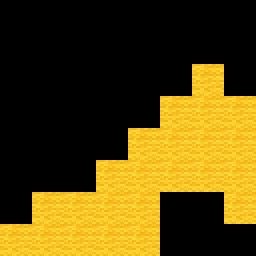
#> input picture CV/assets/022_block.png, 128 x 128 px, found by its file name (shown 2 times larger); its folder holds only this picture in this run
$ python treasure_map.py
#> lines starting #> are read from the running program, lines starting #| are printed output that depends on the picture; after the words box and inside, x2 and y2 are one past the last pixel; in counts of white or black regions, pixels touching at a corner belong together; long printed decimals are rounded
import os
from PIL import Image, ImageDraw
import cv2
import numpy as np

# Step 1: Get and sort images
assets_folder = os.path.join('Treasure-Map', 'assets')
print("Current working directory:", os.getcwd())

if not os.path.exists(assets_folder):
    print(f"Warning: Folder '{assets_folder}' does not exist in {os.getcwd()}.")
    raise FileNotFoundError(f"The folder '{assets_folder}' does not exist.")

try:
    image_files = [f for f in os.listdir(assets_folder) if f.endswith('.png')]
except FileNotFoundError:
    raise FileNotFoundError(f"Could not access '{assets_folder}'. Verify the folder exists and contains PNG files.")

if not image_files:
    raise ValueError(f"No PNG files found in '{assets_folder}'. Ensure images like '001_dirt.png' are present.")

image_files.sort(key=lambda x: int(x.split('_')[0]))
print("Sorted images:", image_files)
image_paths = [os.path.join(assets_folder, f) for f in image_files]

# Step 2: Analyze each image
block_data = []
for path in image_paths:
    img = cv2.imread(path, cv2.IMREAD_UNCHANGED)
#> img is the input picture: shape (128, 128, 4); mean B, G, R, A 14.2, 71.1, 89.4, 91.6
    if img is None:
        print(f"Error loading {path}")
        block_data.append((None, None, None, True))
        continue

    if '001_dirt.png' in path:
        cv2.imwrite('debug_input.png', img)

    if img.shape[2] == 4:
        mask = img[:, :, 3] > 0
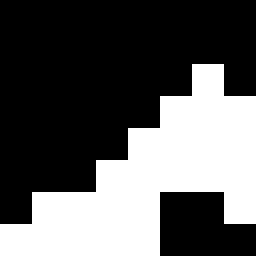
#> mask: shape (128, 128) bool (shown 2 times larger); 35.9% white; 1 white region, box (x1, y1, x2, y2) and area: (0, 32, 128, 128) 5888
        mask = mask.astype(np.uint8) * 255
#> mask: shape (128, 128); 35.9% white; 1 white region
    else:
        gray = cv2.cvtColor(img, cv2.COLOR_BGR2GRAY)
        _, mask = cv2.threshold(gray, 5, 255, cv2.THRESH_BINARY)

    if '001_dirt.png' in path:
        cv2.imwrite('debug_mask.png', mask)

    contours, _ = cv2.findContours(mask, cv2.RETR_EXTERNAL, cv2.CHAIN_APPROX_SIMPLE)
#> contours = 1 contour; box (x1, y1, x2, y2) and area: (0, 32, 128, 128) 5653

    if not contours or cv2.contourArea(max(contours, key=cv2.contourArea)) < 500:
        print(f"{path}: Treated as blank (no contours or too small)")
        block_data.append((None, None, None, True))
        continue

    largest_contour = max(contours, key=cv2.contourArea)
#> largest_contour = contour of 28 points, box (x1, y1, x2, y2) (0, 32, 128, 128), area 5653
    M = cv2.moments(largest_contour)
#> M = moments, m00 5653, centre m10/m00, m01/m00 = (75.76, 88.88)
    if M['m00'] == 0:
        print(f"{path}: Invalid moments")
        block_data.append((None, None, None, True))
        continue
    center_x = int(M['m10'] / M['m00'])
#> center_x = 75
    center_y = int(M['m01'] / M['m00'])
#> center_y = 88

    masked_img = cv2.bitwise_and(img, img, mask=mask)
    avg_color = cv2.mean(masked_img, mask=mask)[:3]
#> avg_color = (39.63, 198, 248.8)

    block_data.append((center_x, center_y, avg_color, False))
    print(f"{path}: Center ({center_x}, {center_y}), Color {avg_color}")
#| Treasure-Map/assets/022_block.png: Center (75, 88), Color (39.633, 197.961, 248.781)

print("Block data:", block_data)
#| Block data: [(75, 88, (39.633, 197.961, 248.781), False)]

# Step 3: Construct the treasure map
num_images = len(image_paths)
map_width = num_images * 128  # Changed to 128 for perfect block
map_height = 128
output_img = Image.new('RGB', (map_width, map_height), color='white')
#> output_img: PIL image 128x128 RGB; every value is 255
draw = ImageDraw.Draw(output_img)

prev_center = None
prev_color = None

for i, (center_x, center_y, avg_color, is_blank) in enumerate(block_data):
    if is_blank:
        prev_center = None
        continue

    adj_x = i * 128 + center_x  # Changed to 128, removed // 2
    adj_y = center_y

    color_tuple = tuple(int(c) for c in avg_color[::-1])
    draw.ellipse((adj_x-10, adj_y-10, adj_x+10, adj_y+10), fill=color_tuple)

    if prev_center:
        prev_adj_x, prev_adj_y = prev_center
        draw.line((prev_adj_x, prev_adj_y, adj_x, adj_y), fill=prev_color, width=5)

    prev_center = (adj_x, adj_y)
    prev_color = color_tuple
#> this loop made 1 pass
#> (center_x, center_y, avg_color, is_blank, adj_x, adj_y, prev_color) on pass 1: (75, 88, (39.63, 198, 248.8), False, 75, 88, (248, 197, 39))

output_img.save('treasure_map.png')
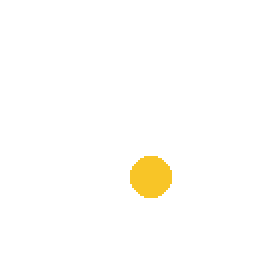
#> saved as treasure_map.png: PIL image 128x128 RGB (shown 2 times larger); mean R, G, B 254.9, 253.8, 250.4
output_img.show()

$ run again, on CV/assets/042_block.png
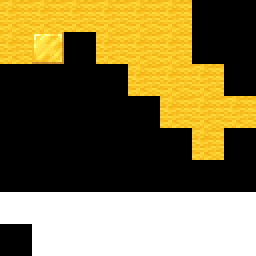
#> input picture CV/assets/042_block.png, 128 x 128 px, found by its file name (shown 2 times larger)
#> img is the input picture: shape (128, 128, 4); mean B, G, R, A 71.3, 115.6, 129.7, 100.6
#> `mask = img[:, :, 3] > 0`:
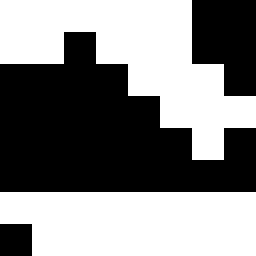
#> mask: shape (128, 128) bool (shown 2 times larger); 51.6% white; 3 black regions, box (x1, y1, x2, y2) and area: (0, 16, 128, 96) 6400, (96, 0, 128, 48) 1280, (0, 112, 16, 128) 256
#> contours = 2 contours; box (x1, y1, x2, y2) and area: (0, 0, 128, 80) 4389, (0, 96, 128, 128) 3682
#> largest_contour = contour of 28 points, box (x1, y1, x2, y2) (0, 0, 128, 80), area 4389
#> M = moments, m00 4389, centre m10/m00, m01/m00 = (67.07, 28.71)
#> `center_x = int(M['m10'] / M['m00'])`: center_x = 67
#> `center_y = int(M['m01'] / M['m00'])`: center_y = 28
#> `avg_color = cv2.mean(masked_img, mask=mask)[:3]`: avg_color = (138.2, 224.2, 251.5)
#| Treasure-Map/assets/042_block.png: Center (67, 28), Color (138.193, 224.202, 251.536)
#| Block data: [(67, 28, (138.193, 224.202, 251.536), False)]
#> output_img: PIL image 128x128 RGB; every value is 255
#> the loop `for i, (center_x, center_y, avg_color, is_blank) in enumerate(block_da..` made 1 pass
#> (center_x, center_y, avg_color, is_blank, adj_x, adj_y, prev_color) on pass 1: (67, 28, (138.2, 224.2, 251.5), False, 67, 28, (251, 224, 138))
#> `output_img.save('treasure_map.png')`:
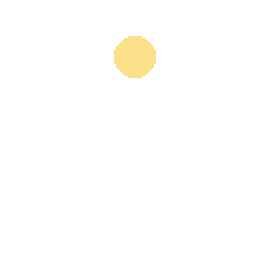
#> saved as treasure_map.png: PIL image 128x128 RGB (shown 2 times larger); mean R, G, B 254.9, 254.3, 252.5

$ run again, on CV/assets/023_block.png
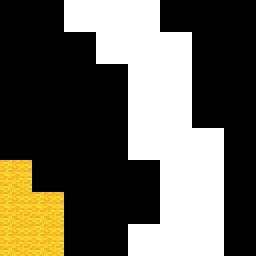
#> input picture CV/assets/023_block.png, 128 x 128 px, found by its file name (shown 2 times larger)
#> img is the input picture: shape (128, 128, 4); mean B, G, R, A 82.8, 95.2, 99.1, 58.4
#> `mask = img[:, :, 3] > 0`:
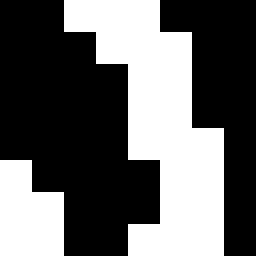
#> mask: shape (128, 128) bool (shown 2 times larger); 39.1% white; 2 white regions, box (x1, y1, x2, y2) and area: (32, 0, 112, 128) 5120, (0, 80, 32, 128) 1280
#> contours = 2 contours; box (x1, y1, x2, y2) and area: (32, 0, 112, 128) 4900, (0, 80, 32, 128) 1202
#> largest_contour = contour of 22 points, box (x1, y1, x2, y2) (32, 0, 112, 128), area 4900
#> M = moments, m00 4900, centre m10/m00, m01/m00 = (80.43, 61.93)
#> `center_x = int(M['m10'] / M['m00'])`: center_x = 80
#> `center_y = int(M['m01'] / M['m00'])`: center_y = 61
#> `avg_color = cv2.mean(masked_img, mask=mask)[:3]`: avg_color = (211.9, 243.6, 253.8)
#| Treasure-Map/assets/023_block.png: Center (80, 61), Color (211.927, 243.592, 253.756)
#| Block data: [(80, 61, (211.927, 243.592, 253.756), False)]
#> output_img: PIL image 128x128 RGB; every value is 255
#> the loop `for i, (center_x, center_y, avg_color, is_blank) in enumerate(block_da..` made 1 pass
#> (center_x, center_y, avg_color, is_blank, adj_x, adj_y, prev_color) on pass 1: (80, 61, (211.9, 243.6, 253.8), False, 80, 61, (253, 243, 211))
#> `output_img.save('treasure_map.png')`:
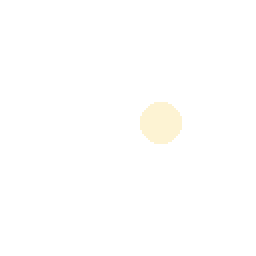
#> saved as treasure_map.png: PIL image 128x128 RGB (shown 2 times larger); mean R, G, B 255, 254.7, 254.1
